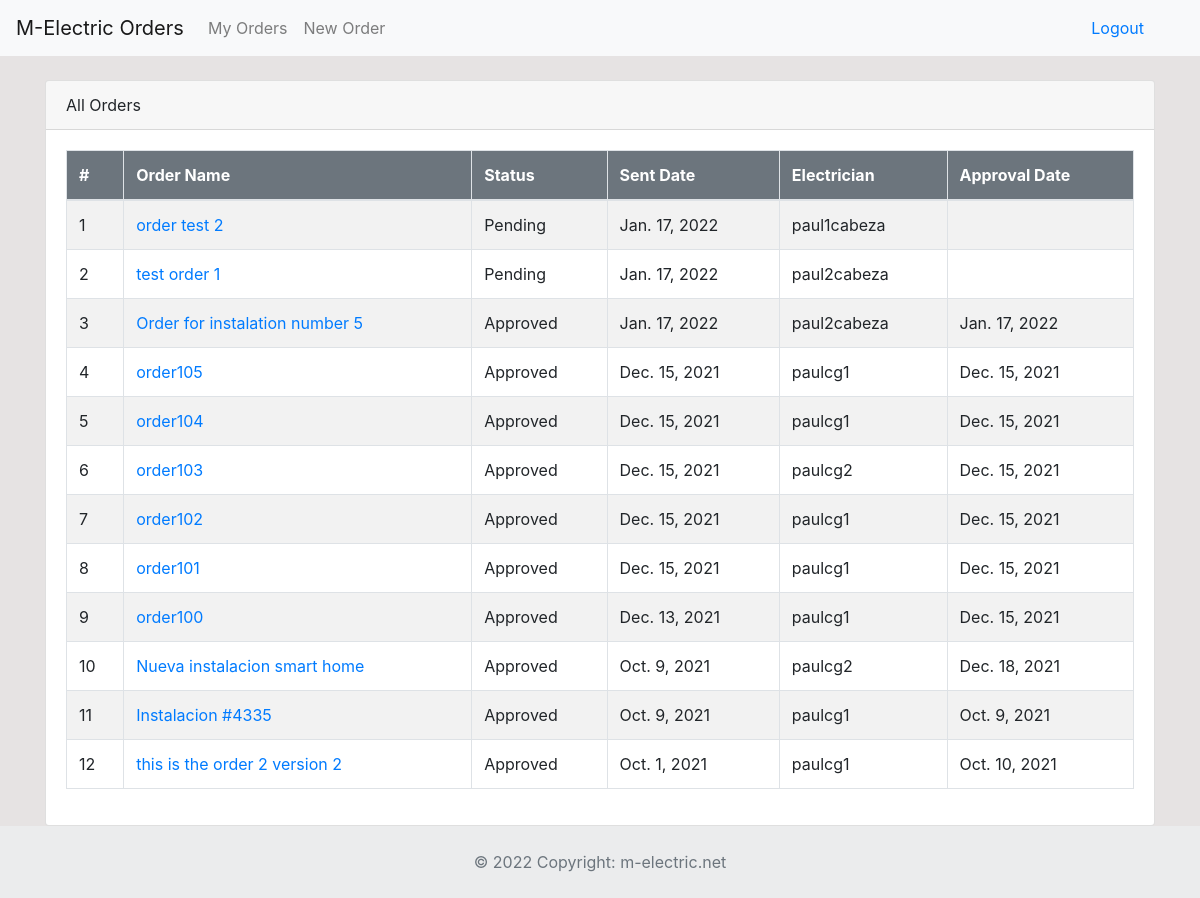
/all-orders (signed in), run on an earlier commit of the app's database.
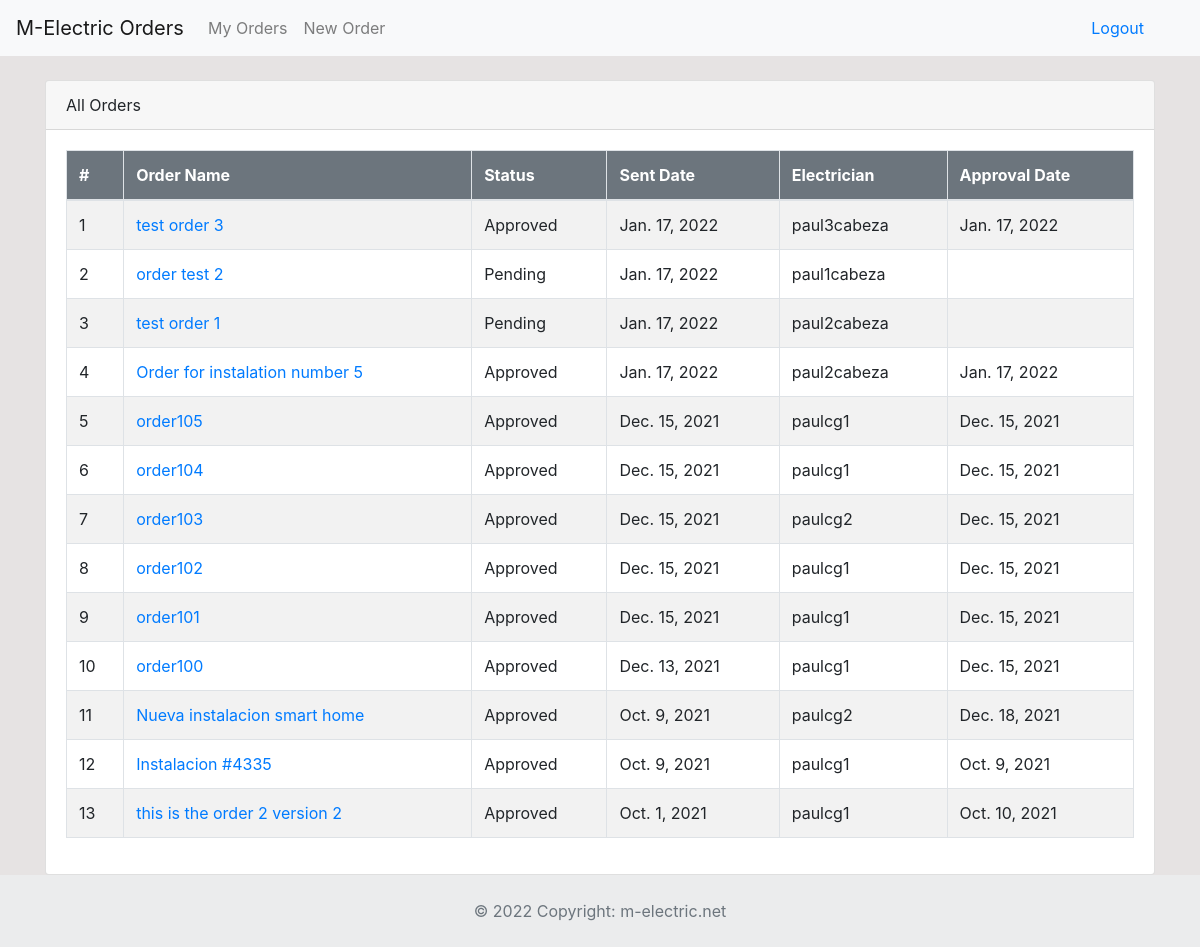
And on a later commit of the database.
### dashboard/models.py (models this page shows, shortened)
class Order(models.Model):
	description = models.CharField('Order Description', max_length=100)
	status = models.CharField('Status', max_length=50, choices=STATUS)
	po = models.ForeignKey(Po, blank=True, null=True, on_delete=models.CASCADE)
	user = models.ForeignKey(User, blank=True, null=True, on_delete=models.CASCADE)
	products = models.ManyToManyField(Product, blank=True, through='ThroughModel')
	created = models.DateTimeField(auto_now_add=True)
	approval_date = models.DateTimeField('Approval Date', blank=True, null=True)

### dashboard/views.py (the view)
# urls.py: path('all-orders', views.all_orders, name='all-orders'),
@login_required
def all_orders(request):
    all_orders = Order.objects.all().order_by('-created')
    return render(request, 'dashboard/all_orders.html', {'all_orders':all_orders})

### templates/dashboard/all_orders.html (shortened to what this page needs)
{% extends 'partials/base.html' %}
{% block content %}
<div class="container">
    <div class="row mt-4">
            <div class="col-md-12">
                <div class="card">
                    <div class="card-header">
                        All Orders
                    </div>
                    <div class="card-body">
                        <table class="table table-striped table-bordered">
                            <thead class="bg-secondary text-white">
                                <tr>
                                    <th>#</th>
                                    <th scope="col">Order Name</th>
                                    <th scope="col">Status</th>
                                    <th scope="col">Sent Date</th>
                                    <th scope="col">Electrician</th>
                                    <th scope="col">Approval Date</th>
                                </tr>
                            </thead>
                            <tbody>
                                {% for order in all_orders %}
                                <tr>
                                    <td>{{ forloop.counter }}</td>
                                    <td><a href="{% url 'order-detail' order.id %}">{{ order.description }}</a></td>
                                    <td>{{ order.status }}</td>
                                    <td>{{ order.created.date }}</td>
                                    <td>{{ order.user }}</td>
                                    <td>{{ order.approval_date.date }}</td>
                                </tr>
                                {% endfor %}
                            </tbody>
                        </table>
                    </div>
                </div>
            </div>
    </div>
</div>
{% endblock %}
{% block footer %}
{% include 'partials/footer.html' %}
{% endblock %}

What changed in the data, as far as the page shows it:
added Order: description "test order 3", status "Approved", created "Jan. 17, 2022", user "paul3cabeza", approval_date "Jan. 17, 2022"
